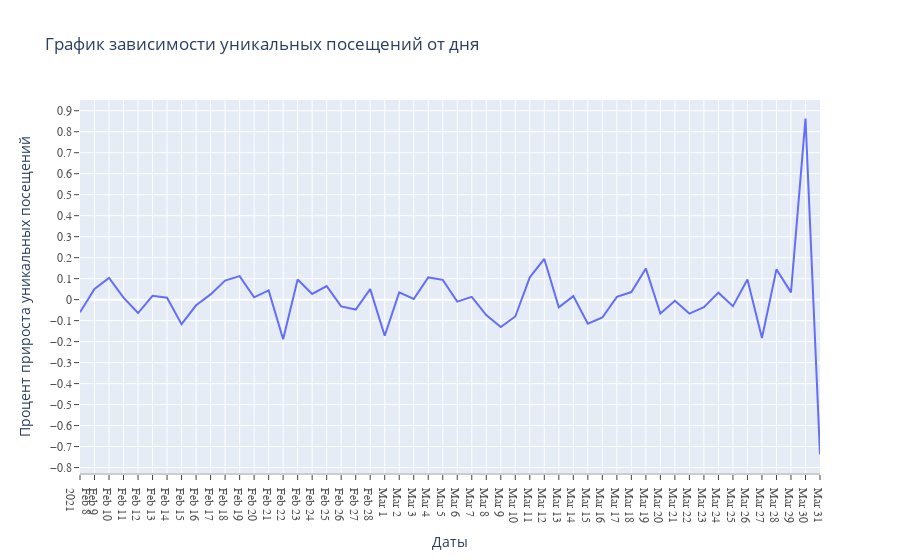

This figure's notebook cell:
### Code cell
fig = px.line(logs_grades, x="date", y="unique_by_day",
              title='График зависимости уникальных посещений от дня')
fig.update_layout(xaxis_title='Даты', yaxis_title='Процент прироста уникальных посещений',  xaxis=dict(
    showticklabels=True,
    linecolor='rgb(204, 204, 204)',
    linewidth=2,
    tickmode='linear',
    ticks='outside',
    tickfont=dict(
        family='Times New Roman',
        size=12,
        color='rgb(82, 82, 82)',
    )),
    yaxis=dict(
    tickmode='linear',
    ticks='outside',
    tick0=0,
    dtick=0.1,
    tickfont=dict(
        family='Times New Roman',
        size=12,
        color='rgb(82, 82, 82)',
    )))
fig.show()

### Figure 1 — Plotly figure (JSON) as saved in the notebook; plotly's stock layout.template omitted (floating-point values rounded to 4 significant figures)
{"data": [{"hovertemplate": "date=%{x}<br>unique_by_day=%{y}<extra></extra>", "legendgroup": "", "line": {"color": "#636efa", "dash": "solid"}, "marker": {"symbol": "circle"}, "mode": "lines", "name": "", "orientation": "v", "showlegend": false, "type": "scatter", "x": ["2021-02-08", "2021-02-09", "2021-02-10", "2021-02-11", "2021-02-12", "2021-02-13", "2021-02-14", "2021-02-15", "2021-02-16", "2021-02-17", "2021-02-18", "2021-02-19", "2021-02-20", "2021-02-21", "2021-02-22", "2021-02-23", "2021-02-24", "2021-02-25", "2021-02-26", "2021-02-27", "2021-02-28", "2021-03-01", "2021-03-02", "2021-03-03", "2021-03-04", "2021-03-05", "2021-03-06", "2021-03-07", "2021-03-08", "2021-03-09", "2021-03-10", "2021-03-11", "2021-03-12", "2021-03-13", "2021-03-14", "2021-03-15", "2021-03-16", "2021-03-17", "2021-03-18", "2021-03-19", "2021-03-20", "2021-03-21", "2021-03-22", "2021-03-23", "2021-03-24", "2021-03-25", "2021-03-26", "2021-03-27", "2021-03-28", "2021-03-29", "2021-03-30", "2021-03-31"], "xaxis": "x", "y": [-0.06032, 0.05139, 0.1038, 0.009512, -0.06394, 0.01818, 0.009415, -0.1168, -0.02704, 0.02511, 0.09057, 0.112, 0.01102, 0.04381, -0.1886, 0.09616, 0.02732, 0.0644, -0.03221, -0.04714, 0.05015, -0.1722, 0.03481, 0.003116, 0.106, 0.09419, -0.009256, 0.01354, -0.07345, -0.1306, -0.08027, 0.1063, 0.1938, -0.03658, 0.01684, -0.1145, -0.08522, 0.01343, 0.03605, 0.148, -0.06586, -0.00549, -0.06627, -0.03641, 0.03319, -0.03118, 0.09593, -0.1829, 0.1443, 0.03469, 0.8623, -0.7371], "yaxis": "y"}], "layout": {"legend": {"tracegroupgap": 0}, "title": {"text": "График зависимости уникальных посещений от дня"}, "xaxis": {"anchor": "y", "domain": [0, 1], "linecolor": "rgb(204, 204, 204)", "linewidth": 2, "showticklabels": true, "tickfont": {"color": "rgb(82, 82, 82)", "family": "Times New Roman", "size": 12}, "tickmode": "linear", "ticks": "outside", "title": {"text": "Даты"}}, "yaxis": {"anchor": "x", "domain": [0, 1], "dtick": 0.1, "tick0": 0, "tickfont": {"color": "rgb(82, 82, 82)", "family": "Times New Roman", "size": 12}, "tickmode": "linear", "ticks": "outside", "title": {"text": "Процент прироста уникальных посещений"}}}}
